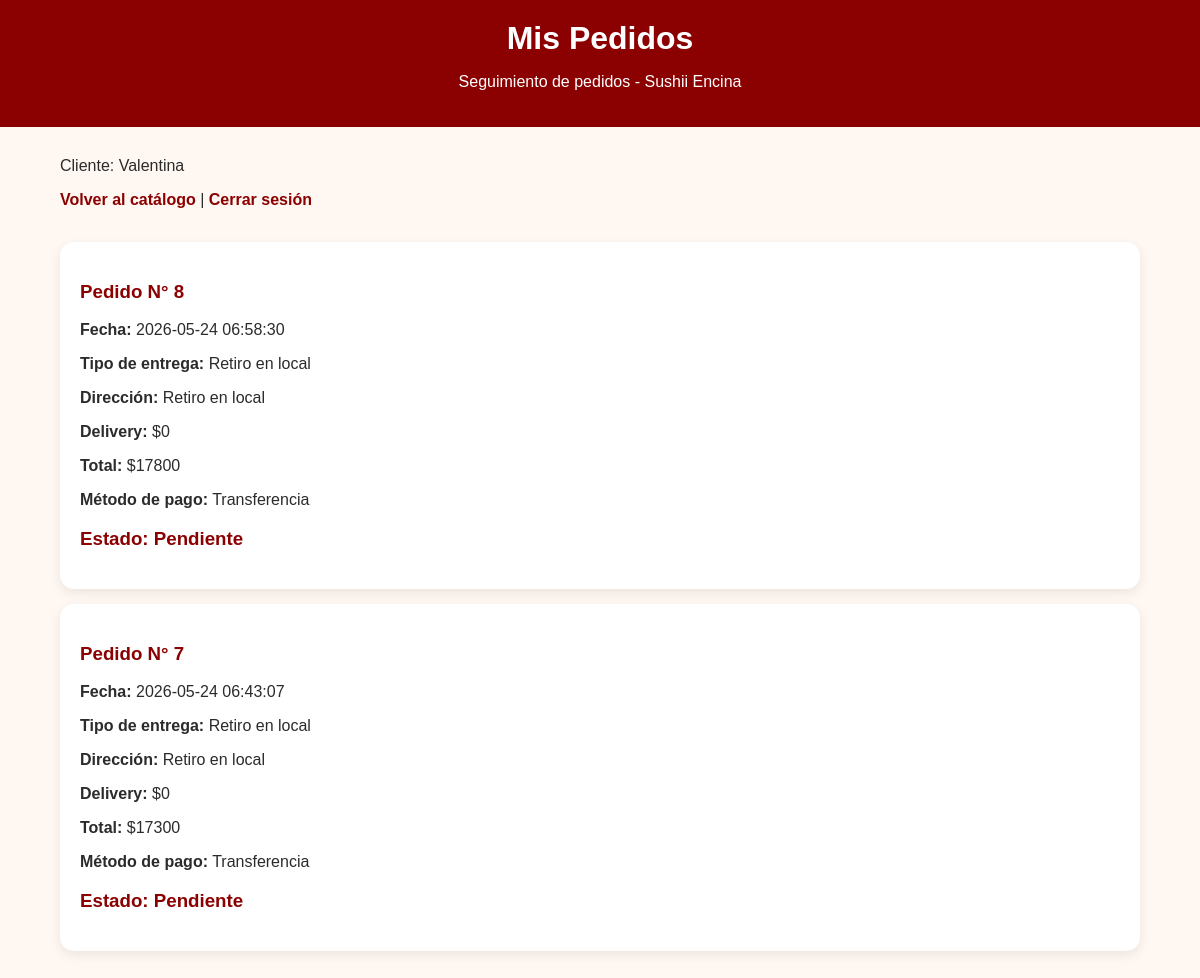
Page /mis_pedidos.php (signed in) on the committed database.
### tables this page shows
CREATE TABLE `pedidos` (
  `id_pedido` int(11) NOT NULL,
  `id_usuario` int(11) NOT NULL,
  `id_estado` int(11) NOT NULL,
  `fecha_pedido` datetime DEFAULT current_timestamp(),
  `tipo_entrega` varchar(30) NOT NULL,
  `direccion_entrega` varchar(255) DEFAULT NULL,
  `costo_delivery` int(11) DEFAULT 0,
  `total` int(11) NOT NULL,
  `metodo_pago` varchar(50) NOT NULL
);

CREATE TABLE `estados_pedido` (
  `id_estado` int(11) NOT NULL,
  `nombre_estado` varchar(50) NOT NULL
);

### mis_pedidos.php (the view, shortened to what this page needs)
<?php
include("config/conexion.php");
$id_usuario = $_SESSION["id_usuario"];
$sql = "SELECT p.id_pedido, p.fecha_pedido, p.tipo_entrega, p.direccion_entrega,
        p.costo_delivery, p.total, p.metodo_pago, e.nombre_estado
        FROM pedidos p
        INNER JOIN estados_pedido e ON p.id_estado = e.id_estado
        WHERE p.id_usuario = ?
        ORDER BY p.fecha_pedido DESC";
$stmt = $conexion->prepare($sql);
$stmt->bind_param("i", $id_usuario);
$stmt->execute();
$resultado = $stmt->get_result();
?>
<!DOCTYPE html>
<html lang="es">
<head>
    <link rel="stylesheet" href="css/style.css">
</head>
<body>
<div class="header">
    <h1>Mis Pedidos</h1>
    <p>Seguimiento de pedidos - Sushii Encina</p>
</div>
<div class="container">
    <p>Cliente: <?php echo $_SESSION["nombre"]; ?></p>
    <a href="catalogo.php">Volver al catálogo</a> |
    <a href="logout.php">Cerrar sesión</a>
    <br><br>
    <?php if ($resultado->num_rows == 0) { ?>
        <div class="card">
            <p>Aún no tienes pedidos registrados.</p>
        </div>
    <?php } else { ?>
        <?php while ($pedido = $resultado->fetch_assoc()) { ?>
            <div class="card">
                <h3>Pedido N° <?php echo $pedido["id_pedido"]; ?></h3>
                <p><strong>Fecha:</strong> <?php echo $pedido["fecha_pedido"]; ?></p>
                <p><strong>Tipo de entrega:</strong> <?php echo $pedido["tipo_entrega"]; ?></p>
                <p><strong>Dirección:</strong> <?php echo $pedido["direccion_entrega"]; ?></p>
                <p><strong>Delivery:</strong> $<?php echo $pedido["costo_delivery"]; ?></p>
                <p><strong>Total:</strong> $<?php echo $pedido["total"]; ?></p>
                <p><strong>Método de pago:</strong> <?php echo $pedido["metodo_pago"]; ?></p>
                <h3>Estado: <?php echo $pedido["nombre_estado"]; ?></h3>
            </div>
        <?php } ?>
    <?php } ?>
</div>
</body>
</html>

### css/style.css (style rules this page uses)
* { box-sizing: border-box; font-family: Arial, sans-serif; }
body { margin: 0; background: #fff7f2; color: #2b2b2b; }
h1, h2, h3 { color: #8b0000; }
a { color: #8b0000; text-decoration: none; font-weight: bold; }
.container { width: 90%; max-width: 1100px; margin: 30px auto; }
.card { background: #ffffff; border-radius: 14px; padding: 20px; margin: 15px 0; box-shadow: 0 4px 12px rgba(0,0,0,0.08); }
.header { background: #8b0000; color: white; padding: 20px; text-align: center; }
.header h1 { color: white; margin: 0; }

### rows in the picture
pedidos: id_pedido "8", fecha_pedido "2026-05-24 06:58:30", tipo_entrega "Retiro en local", direccion_entrega "Retiro en local", costo_delivery "0", total "17800", metodo_pago "Transferencia", id_estado.nombre_estado "Pendiente"
pedidos: id_pedido "7", fecha_pedido "2026-05-24 06:43:07", tipo_entrega "Retiro en local", direccion_entrega "Retiro en local", costo_delivery "0", total "17300", metodo_pago "Transferencia", id_estado.nombre_estado "Pendiente"

### other values in the picture
$_SESSION["nombre"] "Valentina"
